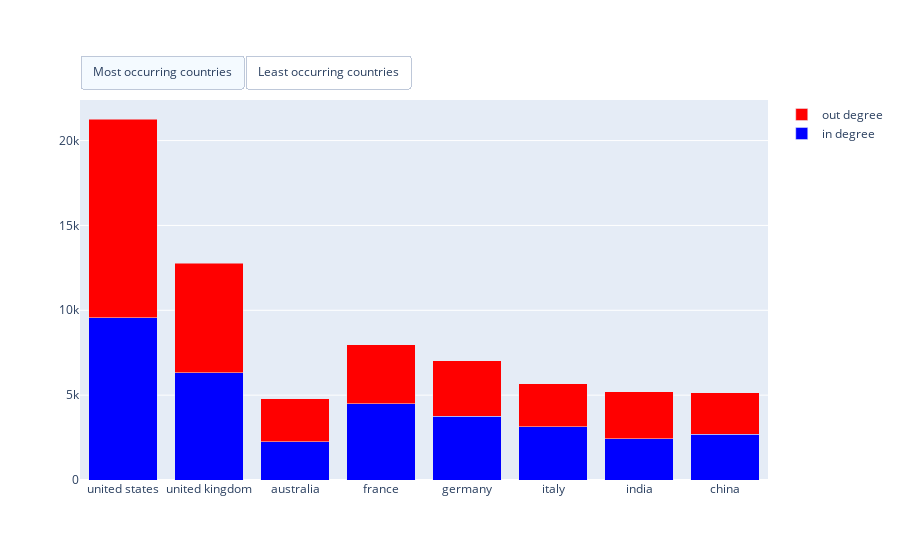

Notebook source saved alongside this figure:
### Markdown cell above
## 2.3. What is the distribution of in and out degrees? 

Lastly, let's look at the in and out degree of each country. 

> **_NOTE:_**  The in degree of a country is defined as the sum of the in degrees of its articles. Same for out degrees. The higher the in degree of a country, the more central it is meaning that the more it is accessible from other countries.

### Code cell
# Figure 2: Node degree of countries
plot_node_degrees(data_countries)

### Figure 1 — Plotly figure (JSON) as saved in the notebook; plotly's stock layout.template omitted (floating-point values rounded to 4 significant figures)
{"data": [{"hovertemplate": "<b>Country:</b> %{x}<br><b>In degree:</b> %{y}<br><extra></extra>", "marker": {"color": "blue"}, "name": "in degree", "type": "bar", "x": ["united states", "united kingdom", "australia", "france", "germany", "italy", "india", "china"], "y": [9562, 6315, 2241, 4487, 3750, 3152, 2425, 2696]}, {"hovertemplate": "<b>Country:</b> %{x}<br><b>Out degree:</b> %{y}<br><extra></extra>", "marker": {"color": "red"}, "name": "out degree", "type": "bar", "x": ["united states", "united kingdom", "australia", "france", "germany", "italy", "india", "china"], "y": [11710, 6453, 2534, 3487, 3284, 2530, 2767, 2454]}, {"hovertemplate": "<b>Country:</b> %{x}<br><b>In degree:</b> %{y}<br><extra></extra>", "marker": {"color": "blue"}, "name": "in degree", "type": "bar", "visible": false, "x": ["laos", "niue", "cayman islands", "guam", "niger", "nicaragua", "nauru", "namibia"], "y": [65, 17, 22, 43, 65, 76, 28, 73]}, {"hovertemplate": "<b>Country:</b> %{x}<br><b>Out degree:</b> %{y}<br><extra></extra>", "marker": {"color": "red"}, "name": "out degree", "type": "bar", "visible": false, "x": ["laos", "niue", "cayman islands", "guam", "niger", "nicaragua", "nauru", "namibia"], "y": [31, 15, 22, 26, 44, 47, 35, 43]}], "layout": {"barmode": "stack", "updatemenus": [{"buttons": [{"args": [{"visible": [true, true, false, false]}], "label": "Most occurring countries", "method": "update"}, {"args": [{"visible": [false, false, true, true]}], "label": "Least occurring countries", "method": "update"}], "direction": "left", "pad": {"b": 0, "l": 0, "r": 0, "t": 20}, "showactive": true, "type": "buttons", "x": 0, "xanchor": "left", "y": 1.1, "yanchor": "middle"}]}}
